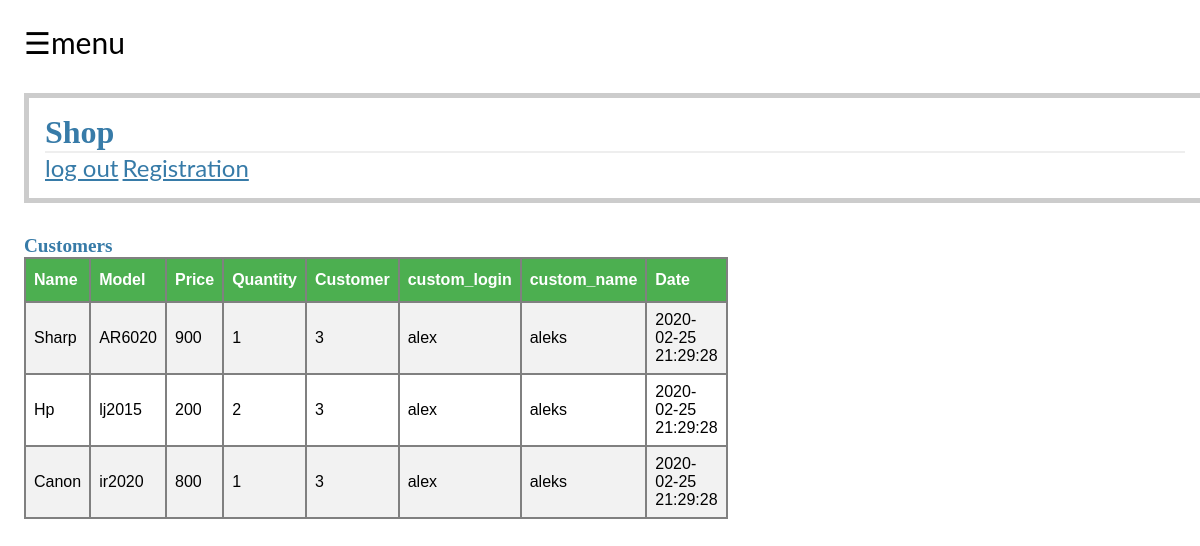
/customers (signed in), run on an earlier commit of the app's database.
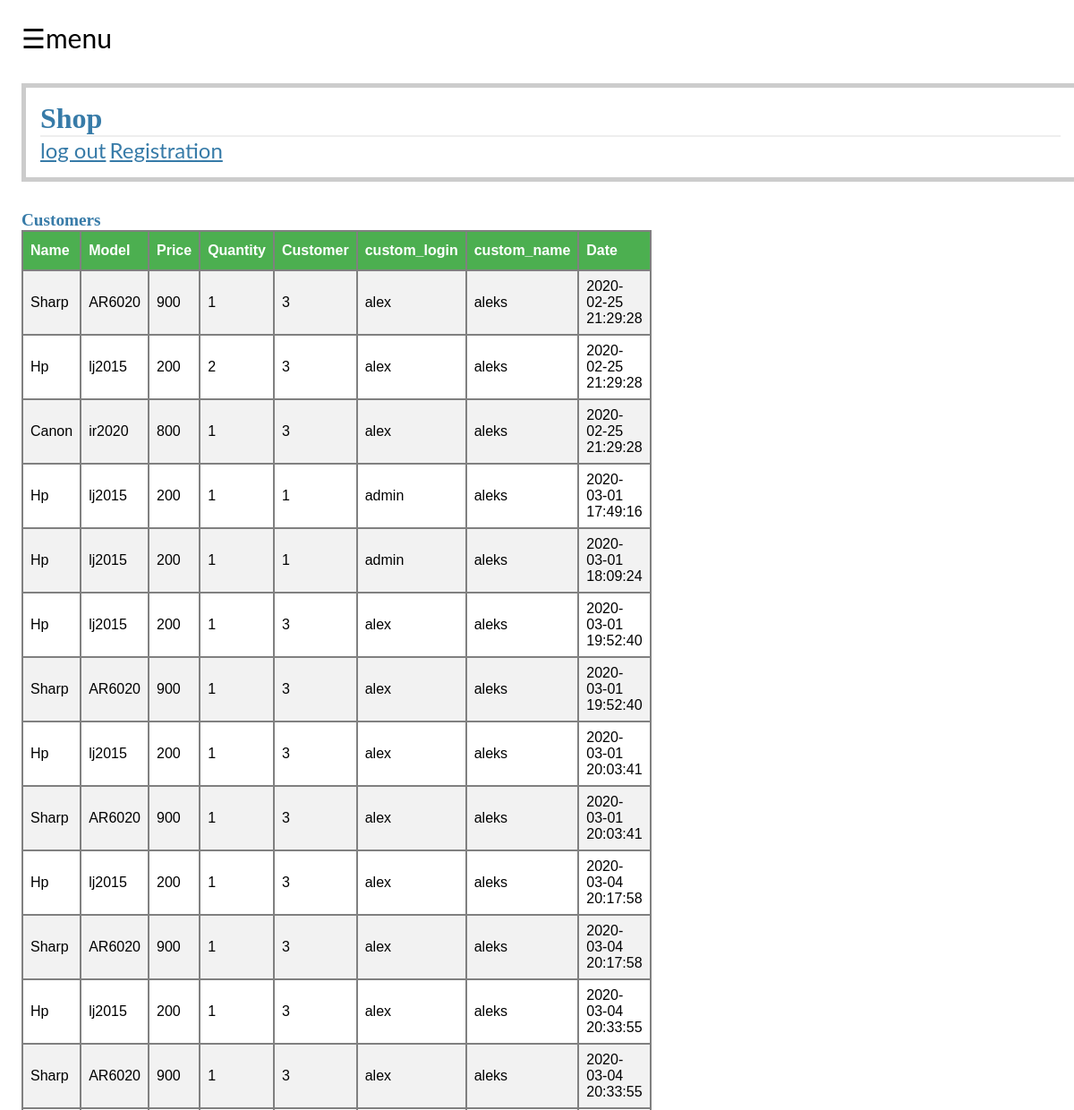
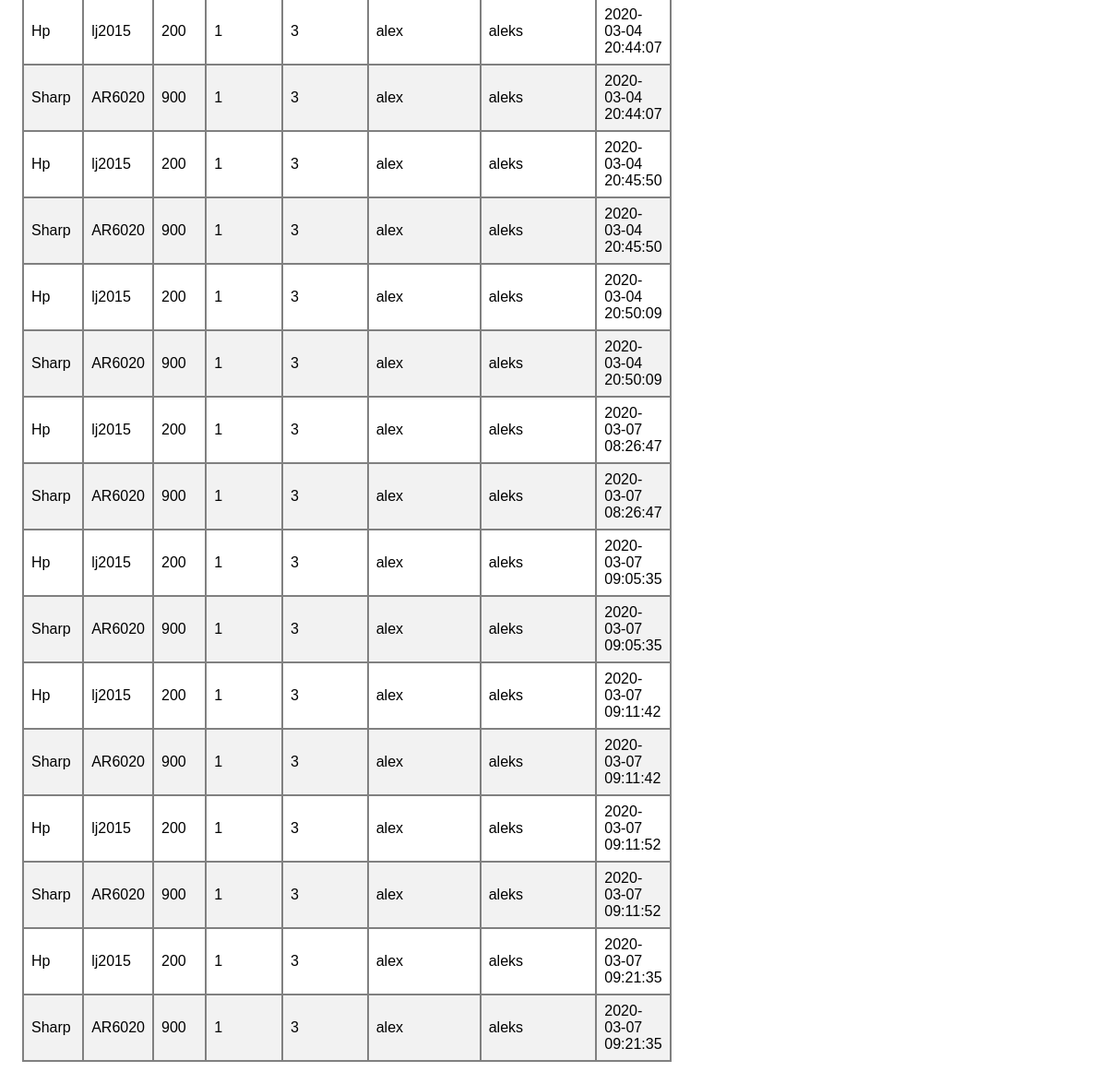
And on a later commit of the database (2 pictures, top to bottom).
### tables this page shows
CREATE TABLE "customers"
(
	id integer
		primary key autoincrement,
	name text not null,
	model text not null,
	price text not null,
	quantity text not null,
	customer text not null,
	date text not null
);

CREATE TABLE `users`
(
    id integer primary key autoincrement ,
    is_admin integer  not  null,
    login_ text  not null,
    password text  not null,
    name text not null,
    surname text not null,
    tel text not null,
    email text not  null
);

### flaskr.py (the view)
@app.route('/customers', methods=['GET'])
def customers():
    if not session.get('logged_in'):
     abort(401)
    db = get_db()
    cur = db.execute(
     'select c.name as name, '
     'c.model as model, '
     'c.price as price, '
     'c.quantity as quantity, '
     'c.customer as customer, '
     'u.login_ as custom_login,'
     'u.name as custom_name, '
     'c.date as date '
     'from customers c, users u '
     'where c.customer = u.id')
    customers = cur.fetchall()
    return render_template('customers.html', customers=customers)

### flaskr.py (called while the page is built)
def connect_db():
    print("connect_db")
    print(app.config['DATABASE'])
    rv = sqlite3.connect(app.config['DATABASE'])
    rv.row_factory = sqlite3.Row
    return rv

def init_db(db):
    with app.open_resource('shema.sql', mode='r') as f:
        db.cursor().executescript(f.read())
        db.commit()
    print('Initialized the database.')
    """ Метод open_resource() объекта откроет ресурс, обеспечиваемый приложением.
    Эта функция открывает файл из места расположения ресурсов
    (в нашем случае папка flaskr_n), и позволяет вам из него читать """

def get_db():
    if not hasattr(g, 'sqlite_db'):
        g.sqlite_db = connect_db()
        init_db(g.sqlite_db)
    return g.sqlite_db

### templates/customers.html (shortened to what this page needs)
{% extends 'layout.html' %}
{% block body %}
{% if session.logged_in and session.is_admin %}
    <h2>Customers</h2>
    <table class="entries">
        <tr>
            <th>Name</th>
            <th>Model</th>
            <th>Price</th>
            <th>Quantity</th>
            <th>Customer</th>
            <th>custom_login</th>
            <th>custom_name</th>
            <th>Date</th>
        </tr>
    {% for z in customers %}
        {% if session.logged_in and session.is_admin  %}
            <tr>
                <td>{{ z.name }}</td>
                <td>{{ z.model  }}</td>
                <td>{{ z.price }}</td>
                <td>{{ z.quantity }}</td>
                <td>{{ z.customer }}</td>
                <td>{{ z.custom_login }}</td>
                <td>{{ z.custom_name }}</td>
                <td>{{ z.date }}</td>
            </tr>
        {% endif %}
    {% endfor %}
    </table>
{% endif %}
{% endblock %}

### templates/layout.html (shortened to what this page needs)
<!doctype html>
<head>
<link rel=stylesheet type=text/css href="{{ url_for('static', filename='style.css') }}">
</head>
<body>
<div id="main">
    <span style="font-size: 30px; cursor:pointer" onclick="openNav()">&#9776;menu</span>
<div class=page>
<h1>Shop</h1>
{% if not session.logged_in %}
    <a href="{{ url_for('login') }}">log in</a>
{% else %}
    <a href="{{ url_for('logout') }}">log out</a>
{% endif %}
{% if not session.registr %}
    <a href="{{ url_for('add_user') }}"> Registration</a>
{% endif %}
</div>
{% block body %}
{% endblock %}
</div>
</body>

### static/style.css (style rules this page uses)
body { font-family: "Lato", sans-serif; transition: background-color .5s ; }
#main { transition: margin-left .5s; padding: 16px; }
a { font-size: 1.5em; color: #377ba8; }
h1, h2, h3 { font-family: 'Georgia', serif; color: #377ba8; margin: 0; }
h1 { border-bottom: 2px solid #eee; }
h2 { font-size: 1.2em; }
.page { margin: 2em auto; width: 99%; border: 5px solid #ccc; padding: 1em; background: white; }
.entries { font-family: "Trebuchet MS", Arial, Helvetica, sans-serif; border-collapse: collapse; width: 50%; }
.entries td { border: 2px solid #808080; align-content: center; padding: 8px; }
.entries th { border: 2px solid #808080; padding: 8px; }
.entries tr:nth-child(even) { background-color: #f2f2f2; }
.entries th { padding-top: 12px; padding-bottom: 12px; text-align: left; background-color: #4CAF50; color: white; }

What changed in the data, as far as the page shows it:
added customers: name "Hp", model "lj2015", price "200", quantity "1", customer "1", custom_login "admin", custom_name "aleks", date "2020-03-01 17:49:16"
added customers: name "Hp", model "lj2015", price "200", quantity "1", customer "1", custom_login "admin", custom_name "aleks", date "2020-03-01 18:09:24"
added customers: name "Hp", model "lj2015", price "200", quantity "1", customer "3", custom_login "alex", custom_name "aleks", date "2020-03-01 19:52:40"
added customers: name "Sharp", model "AR6020", price "900", quantity "1", customer "3", custom_login "alex", custom_name "aleks", date "2020-03-01 19:52:40"
added customers: name "Hp", model "lj2015", price "200", quantity "1", customer "3", custom_login "alex", custom_name "aleks", date "2020-03-01 20:03:41"
added customers: name "Sharp", model "AR6020", price "900", quantity "1", customer "3", custom_login "alex", custom_name "aleks", date "2020-03-01 20:03:41"
added customers: name "Hp", model "lj2015", price "200", quantity "1", customer "3", custom_login "alex", custom_name "aleks", date "2020-03-04 20:17:58"
added customers: name "Sharp", model "AR6020", price "900", quantity "1", customer "3", custom_login "alex", custom_name "aleks", date "2020-03-04 20:17:58"
added customers: name "Hp", model "lj2015", price "200", quantity "1", customer "3", custom_login "alex", custom_name "aleks", date "2020-03-04 20:33:55"
added customers: name "Sharp", model "AR6020", price "900", quantity "1", customer "3", custom_login "alex", custom_name "aleks", date "2020-03-04 20:33:55"
added customers: name "Hp", model "lj2015", price "200", quantity "1", customer "3", custom_login "alex", custom_name "aleks", date "2020-03-04 20:44:07"
added customers: name "Sharp", model "AR6020", price "900", quantity "1", customer "3", custom_login "alex", custom_name "aleks", date "2020-03-04 20:44:07"
added customers: name "Hp", model "lj2015", price "200", quantity "1", customer "3", custom_login "alex", custom_name "aleks", date "2020-03-04 20:45:50"
added customers: name "Sharp", model "AR6020", price "900", quantity "1", customer "3", custom_login "alex", custom_name "aleks", date "2020-03-04 20:45:50"
added customers: name "Hp", model "lj2015", price "200", quantity "1", customer "3", custom_login "alex", custom_name "aleks", date "2020-03-04 20:50:09"
added customers: name "Sharp", model "AR6020", price "900", quantity "1", customer "3", custom_login "alex", custom_name "aleks", date "2020-03-04 20:50:09"
added customers: name "Hp", model "lj2015", price "200", quantity "1", customer "3", custom_login "alex", custom_name "aleks", date "2020-03-07 08:26:47"
added customers: name "Sharp", model "AR6020", price "900", quantity "1", customer "3", custom_login "alex", custom_name "aleks", date "2020-03-07 08:26:47"
added customers: name "Hp", model "lj2015", price "200", quantity "1", customer "3", custom_login "alex", custom_name "aleks", date "2020-03-07 09:05:35"
added customers: name "Sharp", model "AR6020", price "900", quantity "1", customer "3", custom_login "alex", custom_name "aleks", date "2020-03-07 09:05:35"
added customers: name "Hp", model "lj2015", price "200", quantity "1", customer "3", custom_login "alex", custom_name "aleks", date "2020-03-07 09:11:42"
added customers: name "Sharp", model "AR6020", price "900", quantity "1", customer "3", custom_login "alex", custom_name "aleks", date "2020-03-07 09:11:42"
added customers: name "Hp", model "lj2015", price "200", quantity "1", customer "3", custom_login "alex", custom_name "aleks", date "2020-03-07 09:11:52"
added customers: name "Sharp", model "AR6020", price "900", quantity "1", customer "3", custom_login "alex", custom_name "aleks", date "2020-03-07 09:11:52"
added customers: name "Hp", model "lj2015", price "200", quantity "1", customer "3", custom_login "alex", custom_name "aleks", date "2020-03-07 09:21:35"
added customers: name "Sharp", model "AR6020", price "900", quantity "1", customer "3", custom_login "alex", custom_name "aleks", date "2020-03-07 09:21:35"
